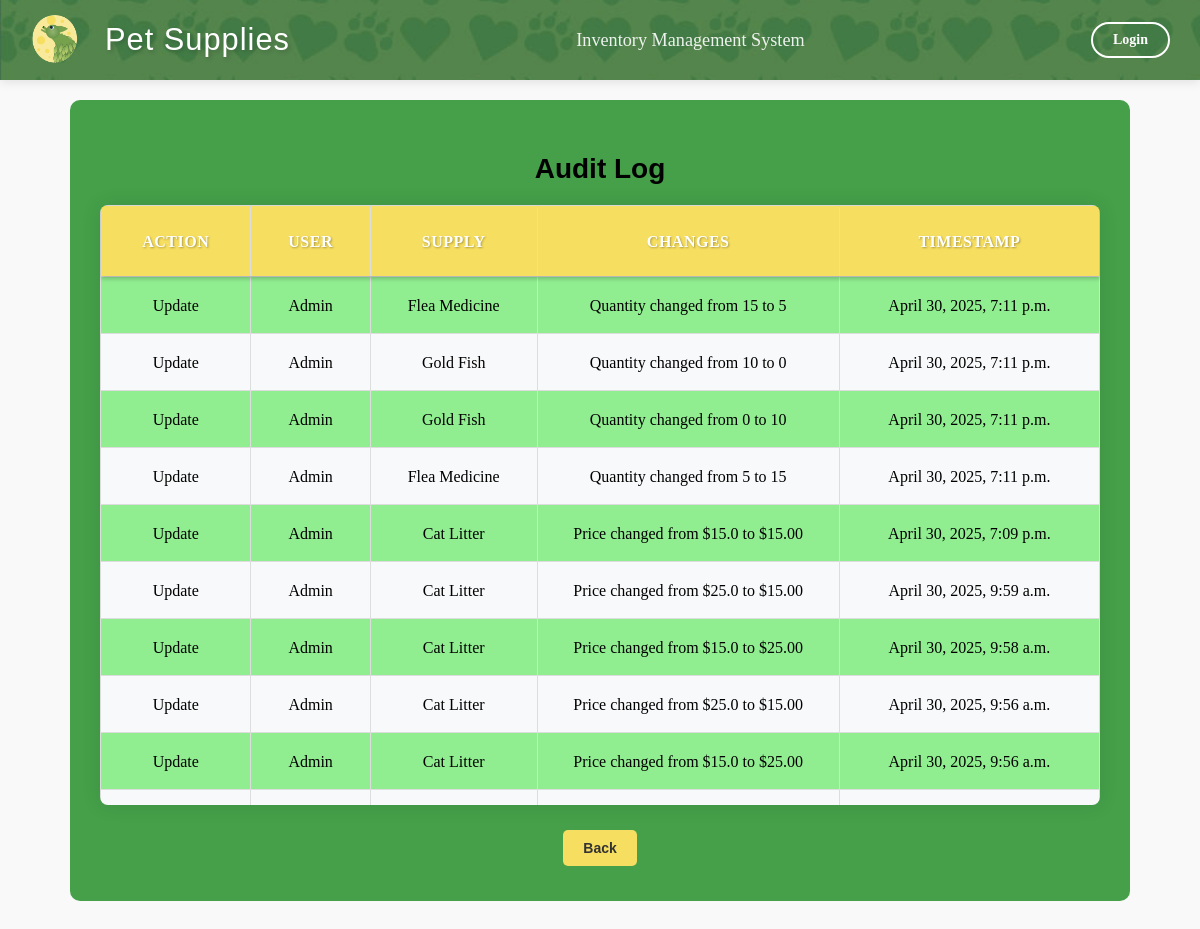
The app's page /audit-log/, older data.
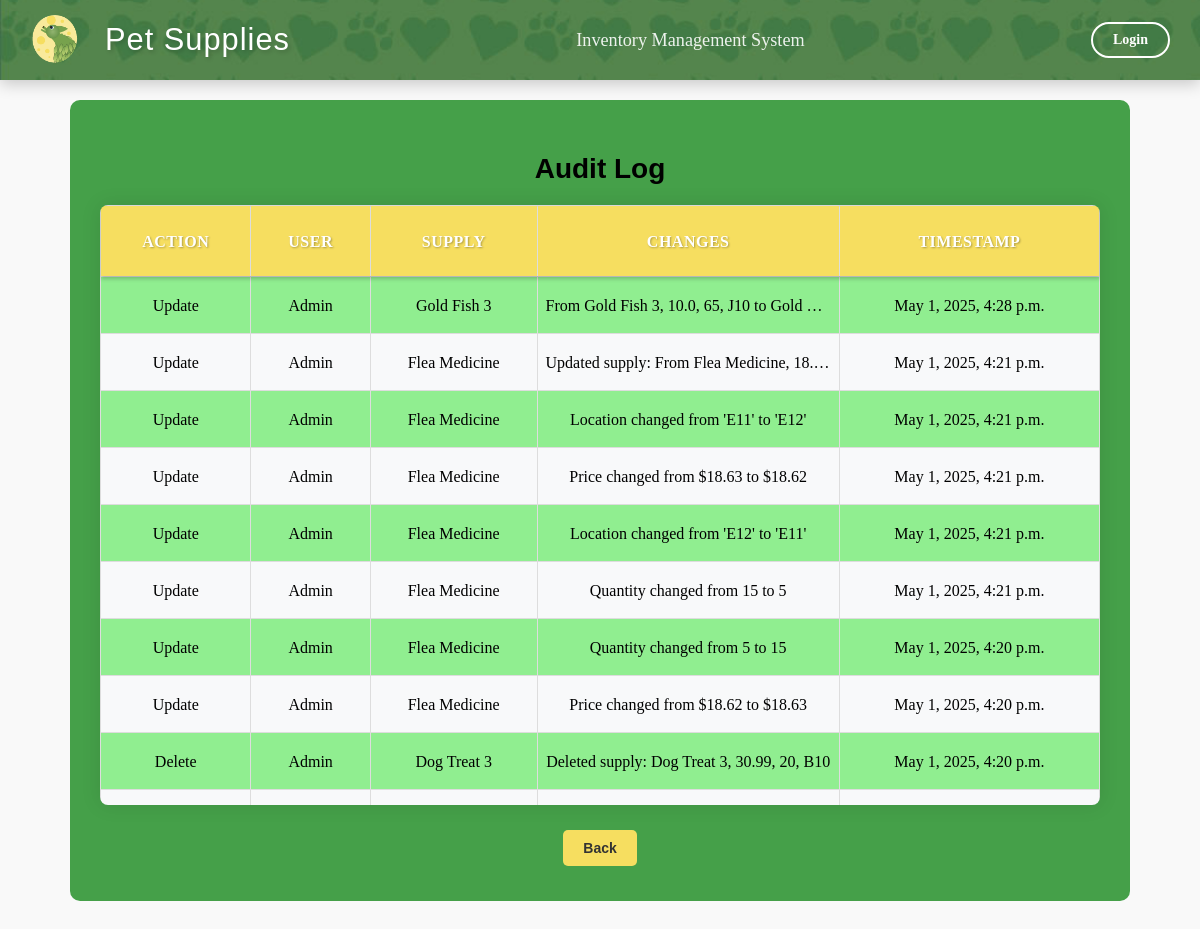
The same page, newer data.
### inventory/models.py (models this page shows, shortened)
class AuditLog(models.Model):
    ACTION_CHOICES = (
        ('CREATE', 'Create'),
        ('UPDATE', 'Update'),
        ('DELETE', 'Delete'),
    )
    user = models.ForeignKey(User, on_delete=models.SET_NULL, null=True)  # Track the user making the change
    action = models.CharField(max_length=10, choices=ACTION_CHOICES)  # The type of action (CREATE, UPDATE, DELETE)
    supply = models.ForeignKey(Supply, on_delete=models.CASCADE)  # Link to the supply that was changed
    changes = models.TextField()  # Description of what was changed
    timestamp = models.DateTimeField(auto_now_add=True)  # When the change was made

class Supply(models.Model):
    name = models.CharField(max_length=255, primary_key=True)
    price = models.FloatField()
    quantity = models.IntegerField()
    location = models.CharField(max_length=255)
    reorder_point = models.PositiveIntegerField(default=5)
    deleted = models.BooleanField(default=False)

### inventory/views.py (the view)
# urls.py: path('audit-log/', views.audit_log, name='audit_log'),
def audit_log(request):
    logs = AuditLog.objects.all().order_by('-timestamp')
    return render(request, 'inventory/audit_log.html', {'logs': logs})

### inventory/templates/inventory/audit_log.html (shortened to what this page needs)
{% extends 'inventory/base.html' %}
{% block content %}
<center>
<div class="conmain">
    <h2>Audit Log</h2>
    <div class="table-container">
        <table border="1" class="data_tab">
            <thead>
                <tr>
                    <th>Action</th>
                    <th>User</th>
                    <th>Supply</th>
                    <th>Changes</th>
                    <th>Timestamp</th>
                </tr>
            </thead>
            <tbody>
                {% for log in logs %}
                <tr>
                    <td>{{ log.get_action_display }}</td>
                    <td>{{ log.user.username }}</td>
                    <td>{{ log.supply.name }}</td>
                    <td class="changes">{{ log.changes }}</td>
                    <td>{{ log.timestamp }}</td>
                </tr>
                {% endfor %}
            </tbody>
        </table>
    </div>
    <center>
        <a href="{% url 'index' %}">
            <button type="button" class="back-button">Back</button>
        </a>
    </center>
</div>
</div>
{% endblock %}

Row changes from the older to the newer data that the page shows:
no longer on this page (row unchanged): AuditLog: action "Update", user.username "Admin", supply.name "Flea Medicine", changes "Quantity changed from 15 to 5", timestamp "April 30, 2025, 7:11 p.m."
no longer on this page (row unchanged): AuditLog: action "Update", user.username "Admin", supply.name "Gold Fish", changes "Quantity changed from 10 to 0", timestamp "April 30, 2025, 7:11 p.m."
no longer on this page (row unchanged): AuditLog: action "Update", user.username "Admin", supply.name "Gold Fish", changes "Quantity changed from 0 to 10", timestamp "April 30, 2025, 7:11 p.m."
no longer on this page (row unchanged): AuditLog: action "Update", user.username "Admin", supply.name "Flea Medicine", changes "Quantity changed from 5 to 15", timestamp "April 30, 2025, 7:11 p.m."
no longer on this page (row unchanged): AuditLog: action "Update", user.username "Admin", supply.name "Cat Litter", changes "Price changed from $15.0 to $15.00", timestamp "April 30, 2025, 7:09 p.m."
no longer on this page (row unchanged): AuditLog: action "Update", user.username "Admin", supply.name "Cat Litter", changes "Price changed from $25.0 to $15.00", timestamp "April 30, 2025, 9:59 a.m."
no longer on this page (row unchanged): AuditLog: action "Update", user.username "Admin", supply.name "Cat Litter", changes "Price changed from $15.0 to $25.00", timestamp "April 30, 2025, 9:58 a.m."
no longer on this page (row unchanged): AuditLog: action "Update", user.username "Admin", supply.name "Cat Litter", changes "Price changed from $25.0 to $15.00", timestamp "April 30, 2025, 9:56 a.m."
no longer on this page (row unchanged): AuditLog: action "Update", user.username "Admin", supply.name "Cat Litter", changes "Price changed from $15.0 to $25.00", timestamp "April 30, 2025, 9:56 a.m."
added AuditLog: action "Update", user.username "Admin", supply.name "Gold Fish 3", changes "From Gold Fish 3, 10.0, 65, J10 to Gold…", timestamp "May 1, 2025, 4:28 p.m."
added AuditLog: action "Update", user.username "Admin", supply.name "Flea Medicine", changes "Updated supply: From Flea Medicine, 18.…", timestamp "May 1, 2025, 4:21 p.m."
added AuditLog: action "Update", user.username "Admin", supply.name "Flea Medicine", changes "Location changed from 'E11' to 'E12'", timestamp "May 1, 2025, 4:21 p.m."
added AuditLog: action "Update", user.username "Admin", supply.name "Flea Medicine", changes "Price changed from $18.63 to $18.62", timestamp "May 1, 2025, 4:21 p.m."
added AuditLog: action "Update", user.username "Admin", supply.name "Flea Medicine", changes "Location changed from 'E12' to 'E11'", timestamp "May 1, 2025, 4:21 p.m."
added AuditLog: action "Update", user.username "Admin", supply.name "Flea Medicine", changes "Quantity changed from 15 to 5", timestamp "May 1, 2025, 4:21 p.m."
added AuditLog: action "Update", user.username "Admin", supply.name "Flea Medicine", changes "Quantity changed from 5 to 15", timestamp "May 1, 2025, 4:20 p.m."
added AuditLog: action "Update", user.username "Admin", supply.name "Flea Medicine", changes "Price changed from $18.62 to $18.63", timestamp "May 1, 2025, 4:20 p.m."
added AuditLog: action "Delete", user.username "Admin", supply.name "Dog Treat 3", changes "Deleted supply: Dog Treat 3, 30.99, 20, B10", timestamp "May 1, 2025, 4:20 p.m."
